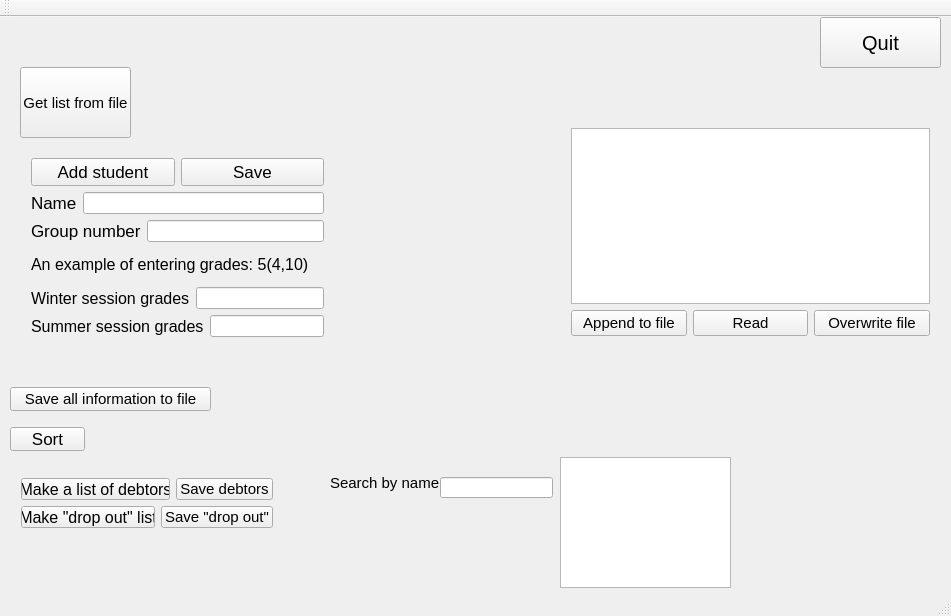
<?xml version="1.0" encoding="UTF-8"?>
<ui version="4.0">
 <class>task4Class</class>
 <widget class="QMainWindow" name="task4Class">
  <property name="geometry">
   <rect>
    <x>0</x>
    <y>0</y>
    <width>951</width>
    <height>616</height>
   </rect>
  </property>
  <property name="windowTitle">
   <string>task4</string>
  </property>
  <widget class="QWidget" name="centralWidget">
   <widget class="QPushButton" name="quitBtn">
    <property name="geometry">
     <rect>
      <x>820</x>
      <y>0</y>
      <width>121</width>
      <height>51</height>
     </rect>
    </property>
    <property name="font">
     <font>
      <pointsize>15</pointsize>
     </font>
    </property>
    <property name="text">
     <string>Quit</string>
    </property>
   </widget>
   <widget class="QWidget" name="layoutWidget">
    <property name="geometry">
     <rect>
      <x>560</x>
      <y>100</y>
      <width>381</width>
      <height>230</height>
     </rect>
    </property>
    <layout class="QVBoxLayout" name="verticalLayout_2">
     <item>
      <widget class="QPlainTextEdit" name="plainTextEdit"/>
     </item>
     <item>
      <layout class="QHBoxLayout" name="horizontalLayout_5">
       <item>
        <widget class="QPushButton" name="appendBtn">
         <property name="font">
          <font>
           <pointsize>11</pointsize>
          </font>
         </property>
         <property name="text">
          <string>Append to file</string>
         </property>
        </widget>
       </item>
       <item>
        <widget class="QPushButton" name="readBtn">
         <property name="font">
          <font>
           <pointsize>11</pointsize>
          </font>
         </property>
         <property name="text">
          <string>Read</string>
         </property>
        </widget>
       </item>
       <item>
        <widget class="QPushButton" name="overwriteBtn">
         <property name="font">
          <font>
           <pointsize>11</pointsize>
          </font>
         </property>
         <property name="text">
          <string>Overwrite file</string>
         </property>
        </widget>
       </item>
      </layout>
     </item>
    </layout>
   </widget>
   <widget class="QPushButton" name="saveAllBtn">
    <property name="geometry">
     <rect>
      <x>10</x>
      <y>370</y>
      <width>201</width>
      <height>24</height>
     </rect>
    </property>
    <property name="font">
     <font>
      <pointsize>11</pointsize>
     </font>
    </property>
    <property name="text">
     <string>Save all information to file</string>
    </property>
   </widget>
   <widget class="QPushButton" name="sortBtn">
    <property name="geometry">
     <rect>
      <x>10</x>
      <y>410</y>
      <width>75</width>
      <height>24</height>
     </rect>
    </property>
    <property name="font">
     <font>
      <pointsize>13</pointsize>
     </font>
    </property>
    <property name="text">
     <string>Sort</string>
    </property>
   </widget>
   <widget class="QWidget" name="layoutWidget">
    <property name="geometry">
     <rect>
      <x>10</x>
      <y>450</y>
      <width>274</width>
      <height>72</height>
     </rect>
    </property>
    <layout class="QVBoxLayout" name="verticalLayout_3">
     <item>
      <layout class="QHBoxLayout" name="horizontalLayout_7">
       <item>
        <widget class="QPushButton" name="debtorsBtn">
         <property name="font">
          <font>
           <pointsize>12</pointsize>
          </font>
         </property>
         <property name="text">
          <string>Make a list of debtors</string>
         </property>
        </widget>
       </item>
       <item>
        <widget class="QPushButton" name="saveDebtorsBtn">
         <property name="font">
          <font>
           <pointsize>11</pointsize>
          </font>
         </property>
         <property name="text">
          <string>Save debtors</string>
         </property>
        </widget>
       </item>
      </layout>
     </item>
     <item>
      <layout class="QHBoxLayout" name="horizontalLayout_8">
       <item>
        <widget class="QPushButton" name="dropOutBtn">
         <property name="font">
          <font>
           <pointsize>12</pointsize>
          </font>
         </property>
         <property name="text">
          <string>Make &quot;drop out&quot; list</string>
         </property>
        </widget>
       </item>
       <item>
        <widget class="QPushButton" name="saveDropOutBtn">
         <property name="font">
          <font>
           <pointsize>11</pointsize>
          </font>
         </property>
         <property name="text">
          <string>Save &quot;drop out&quot;</string>
         </property>
        </widget>
       </item>
      </layout>
     </item>
    </layout>
   </widget>
   <widget class="QWidget" name="layoutWidget">
    <property name="geometry">
     <rect>
      <x>20</x>
      <y>130</y>
      <width>315</width>
      <height>201</height>
     </rect>
    </property>
    <layout class="QVBoxLayout" name="verticalLayout_4">
     <item>
      <layout class="QHBoxLayout" name="horizontalLayout_6">
       <item>
        <widget class="QPushButton" name="addstudentBtn">
         <property name="font">
          <font>
           <pointsize>13</pointsize>
          </font>
         </property>
         <property name="text">
          <string>Add student</string>
         </property>
        </widget>
       </item>
       <item>
        <widget class="QPushButton" name="saveBtn">
         <property name="font">
          <font>
           <pointsize>13</pointsize>
          </font>
         </property>
         <property name="text">
          <string>Save</string>
         </property>
        </widget>
       </item>
      </layout>
     </item>
     <item>
      <layout class="QVBoxLayout" name="verticalLayout">
       <item>
        <layout class="QHBoxLayout" name="horizontalLayout">
         <item>
          <widget class="QLabel" name="label">
           <property name="font">
            <font>
             <pointsize>13</pointsize>
            </font>
           </property>
           <property name="frameShape">
            <enum>QFrame::NoFrame</enum>
           </property>
           <property name="text">
            <string>Name</string>
           </property>
          </widget>
         </item>
         <item>
          <widget class="QLineEdit" name="nameEdit">
           <property name="maxLength">
            <number>35</number>
           </property>
          </widget>
         </item>
        </layout>
       </item>
       <item>
        <layout class="QHBoxLayout" name="horizontalLayout_2">
         <item>
          <widget class="QLabel" name="label_2">
           <property name="font">
            <font>
             <pointsize>13</pointsize>
            </font>
           </property>
           <property name="text">
            <string>Group number</string>
           </property>
          </widget>
         </item>
         <item>
          <widget class="QLineEdit" name="groupNumberEdit">
           <property name="inputMask">
            <string>000000</string>
           </property>
          </widget>
         </item>
        </layout>
       </item>
       <item>
        <widget class="QLabel" name="label_5">
         <property name="font">
          <font>
           <pointsize>12</pointsize>
          </font>
         </property>
         <property name="text">
          <string>An example of entering grades: 5(4,10)</string>
         </property>
        </widget>
       </item>
       <item>
        <layout class="QHBoxLayout" name="horizontalLayout_3">
         <item>
          <widget class="QLabel" name="label_3">
           <property name="font">
            <font>
             <pointsize>12</pointsize>
            </font>
           </property>
           <property name="text">
            <string>Winter session grades</string>
           </property>
          </widget>
         </item>
         <item>
          <widget class="QLineEdit" name="winterSessionEdit">
           <property name="inputMask">
            <string/>
           </property>
          </widget>
         </item>
        </layout>
       </item>
       <item>
        <layout class="QHBoxLayout" name="horizontalLayout_4">
         <item>
          <widget class="QLabel" name="label_4">
           <property name="font">
            <font>
             <pointsize>12</pointsize>
            </font>
           </property>
           <property name="text">
            <string>Summer session grades</string>
           </property>
          </widget>
         </item>
         <item>
          <widget class="QLineEdit" name="summerSessionEdit">
           <property name="inputMask">
            <string/>
           </property>
          </widget>
         </item>
        </layout>
       </item>
      </layout>
     </item>
    </layout>
   </widget>
   <widget class="QLabel" name="label_6">
    <property name="geometry">
     <rect>
      <x>330</x>
      <y>455</y>
      <width>111</width>
      <height>21</height>
     </rect>
    </property>
    <property name="font">
     <font>
      <pointsize>11</pointsize>
     </font>
    </property>
    <property name="text">
     <string>Search by name</string>
    </property>
   </widget>
   <widget class="QLineEdit" name="searchByNameEdit">
    <property name="geometry">
     <rect>
      <x>440</x>
      <y>460</y>
      <width>113</width>
      <height>21</height>
     </rect>
    </property>
    <property name="maxLength">
     <number>35</number>
    </property>
   </widget>
   <widget class="QPlainTextEdit" name="plainTextEdit_2">
    <property name="geometry">
     <rect>
      <x>560</x>
      <y>440</y>
      <width>171</width>
      <height>131</height>
     </rect>
    </property>
    <property name="readOnly">
     <bool>true</bool>
    </property>
   </widget>
   <widget class="QPushButton" name="getBtn">
    <property name="geometry">
     <rect>
      <x>20</x>
      <y>50</y>
      <width>111</width>
      <height>71</height>
     </rect>
    </property>
    <property name="font">
     <font>
      <pointsize>11</pointsize>
     </font>
    </property>
    <property name="text">
     <string>Get list from file</string>
    </property>
   </widget>
  </widget>
  <widget class="QMenuBar" name="menuBar">
   <property name="geometry">
    <rect>
     <x>0</x>
     <y>0</y>
     <width>951</width>
     <height>22</height>
    </rect>
   </property>
  </widget>
  <widget class="QToolBar" name="mainToolBar">
   <attribute name="toolBarArea">
    <enum>TopToolBarArea</enum>
   </attribute>
   <attribute name="toolBarBreak">
    <bool>false</bool>
   </attribute>
  </widget>
  <widget class="QStatusBar" name="statusBar"/>
 </widget>
 <layoutdefault spacing="6" margin="11"/>
 <resources>
  <include location="task4.qrc"/>
 </resources>
 <connections/>
</ui>
